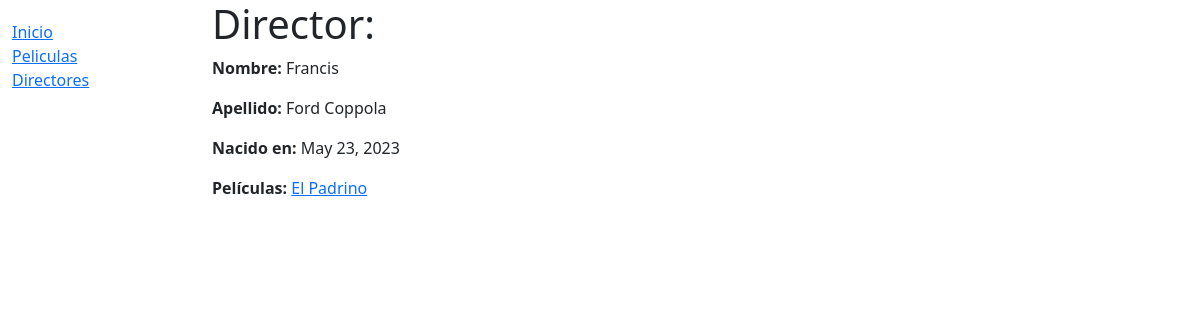
Page /catalog/directores/272ae174-70dd-4c48-9127-e6f4c36dd5cc on the committed database.
### catalog/models.py (models this page shows, shortened)
class Directores(models.Model):
    id = models.UUIDField(primary_key=True, default=uuid.uuid4,
                          help_text='Identificador unico.')
    nombre = models.CharField(max_length=100)
    apellido = models.CharField(max_length=100)
    fecha_de_nacimiento = models.DateField(null=True, blank=True)
    peliculas = models.ManyToManyField('Pelicula', blank=True)
    class Meta:
        ordering = ['apellido', 'nombre']

class Pelicula(models.Model):
    id = models.UUIDField(primary_key=True, default=uuid.uuid4,
                          help_text='Identificador unico.')
    titulo = models.CharField(max_length=200)
    director = models.ForeignKey('Directores', on_delete=models.SET_NULL, null=True)
    sipnosis = models.TextField(max_length=1000, help_text='Describe un poco sobre la peliculas sin mucho spoiler :)')
    fecha_de_estreno = models.DateField(null=True, blank=True)
    genero = models.ManyToManyField(Genero, help_text='Selecciona el genero de la pelicula.')
    portada = models.ImageField(upload_to=settings.MEDIA_URL)
    def get_absolute_url(self):
        return reverse('detalles-pelicula', args=[str(self.id)])

### catalog/views.py (the view)
# urls.py: path('directores/<uuid:pk>', views.DirectoresDetailView.as_view(), name='directores-detail'),
class DirectoresDetailView(generic.DetailView):
    model = Directores

### catalog/templates/catalog/directores_detail.html
{% extends "base_generic.html" %}
{% block content %}
  <h1>Director:</h1>
  <p><strong>Nombre: </strong> {{ directores.nombre }}</p>
  <p><strong>Apellido: </strong> {{ directores.apellido }} </p>
  <p><strong>Nacido en:</strong> {{ directores.fecha_de_nacimiento }}</p>
  {% if directores.peliculas.all %}
  <p><strong>Películas:</strong>
  {% for pelicula in directores.peliculas.all %}
    <a href="{{ pelicula.get_absolute_url }}">{{ pelicula.titulo }}</a>{% if not forloop.last %}, {% endif %}
  {% endfor %}
</p>
{% endif %}
{% endblock %}

### rows in the picture
Directores: nombre "Francis", apellido "Ford Coppola", fecha_de_nacimiento "May 23, 2023"
Pelicula: titulo "El Padrino"
